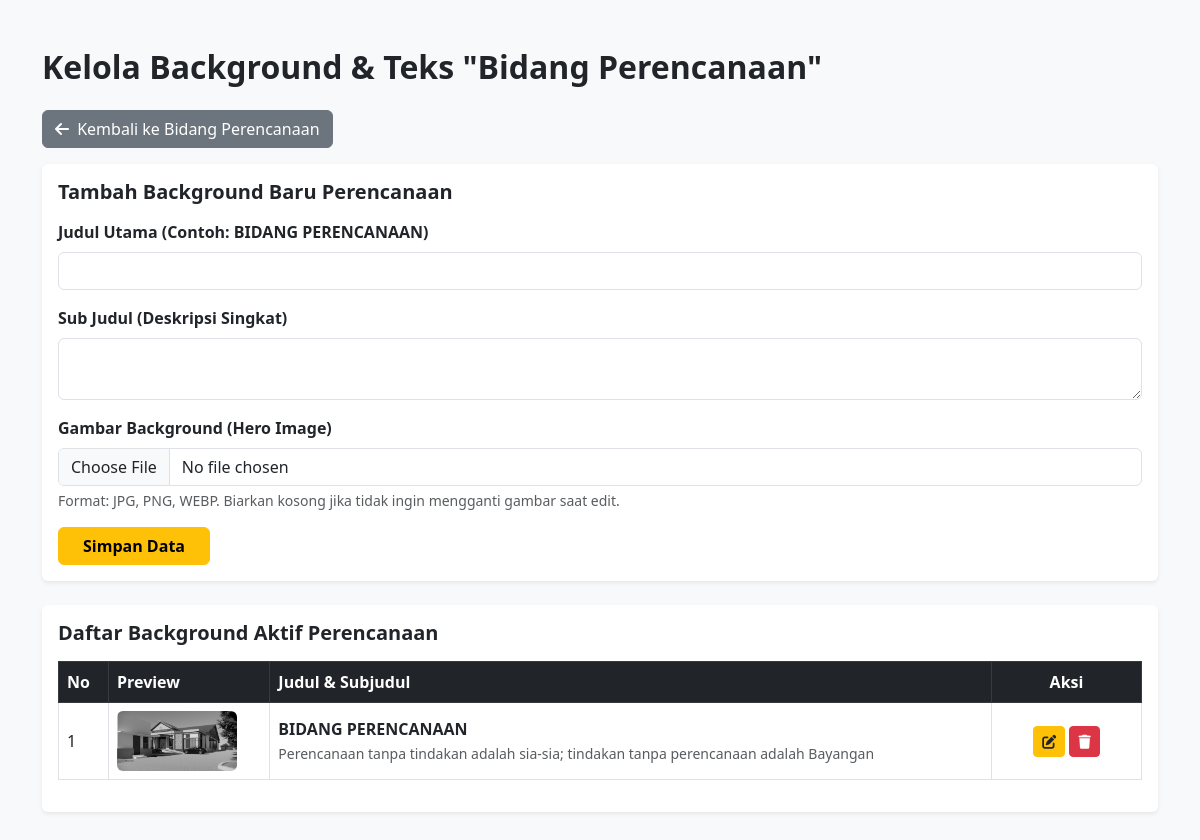
/admin/admin_banner_perencanaan.php (signed in), run on the app's committed database.
### tables this page shows
CREATE TABLE `page_banner_perencanaan` (
  `id` int(11) NOT NULL,
  `title` varchar(255) NOT NULL,
  `subtitle` text NOT NULL,
  `background_image` varchar(255) NOT NULL
);

### admin/admin_banner_perencanaan.php (the view, shortened to what this page needs)
<?php
include '../koneksi/koneksi.php';
$edit_data = null;
?>
<!DOCTYPE html>
<html lang="id">
<head>
    <link href="https://cdn.jsdelivr.net/npm/bootstrap@5.3.0/dist/css/bootstrap.min.css" rel="stylesheet">
    <link rel="stylesheet" href="https://cdnjs.cloudflare.com/ajax/libs/font-awesome/6.4.0/css/all.min.css">
</head>
<body class="bg-light">
<div class="container py-5">
    <h2 class="fw-bold mb-4">Kelola Background & Teks "Bidang Perencanaan"</h2>
    <a href="../portofolio/bidang_perencanaan.php" class="btn btn-secondary mb-3"><i class="fas fa-arrow-left me-1"></i> Kembali ke Bidang Perencanaan</a>
    <div class="card shadow-sm border-0 mb-4">
        <div class="card-body">
            <h5 class="fw-bold mb-3"><?= $edit_data ? 'Edit Background Perencanaan' : 'Tambah Background Baru Perencanaan'; ?></h5>
            <form action="" method="POST" enctype="multipart/form-data">
                <div class="mb-3">
                    <label class="form-label fw-semibold">Judul Utama (Contoh: BIDANG PERENCANAAN)</label>
                    <input type="text" class="form-control" name="title" value="<?= $edit_data['title'] ?? ''; ?>" required>
                </div>
                <div class="mb-3">
                    <label class="form-label fw-semibold">Sub Judul (Deskripsi Singkat)</label>
                    <textarea class="form-control" name="subtitle" rows="2" required><?= $edit_data['subtitle'] ?? ''; ?></textarea>
                </div>
                <div class="mb-3">
                    <label class="form-label fw-semibold">Gambar Background (Hero Image)</label>
                    <input type="file" class="form-control" name="background_image" <?= $edit_data ? '' : 'required'; ?>>
                    <div class="form-text">Format: JPG, PNG, WEBP. Biarkan kosong jika tidak ingin mengganti gambar saat edit.</div>
                </div>
                <button type="submit" name="simpan" class="btn btn-warning fw-bold px-4">Simpan Data</button>
            </form>
        </div>
    </div>
    <div class="card shadow-sm border-0">
        <div class="card-body">
            <h5 class="fw-bold mb-3">Daftar Background Aktif Perencanaan</h5>
            <div class="table-responsive">
                <table class="table table-bordered align-middle">
                    <thead class="table-dark">
                        <tr>
                            <th width="50">No</th>
                            <th>Preview</th>
                            <th>Judul & Subjudul</th>
                            <th width="150" class="text-center">Aksi</th>
                        </tr>
                    </thead>
                    <tbody>
                        <?php
                        $no = 1;
                        $sql = mysqli_query($conn, "SELECT * FROM page_banner_perencanaan ORDER BY id DESC");
                        if (mysqli_num_rows($sql) > 0) {
                            while ($row = mysqli_fetch_assoc($sql)) {
                        ?>
                        <tr>
                            <td><?= $no++; ?></td>
                            <td><img src="../img/<?= $row['background_image']; ?>" width="120" height="60" class="object-fit-cover rounded" onerror="this.src='https://via.placeholder.com/120x60';"></td>
                            <td>
                                <strong><?= htmlspecialchars($row['title']); ?></strong><br>
                                <small class="text-muted"><?= htmlspecialchars($row['subtitle']); ?></small>
                            </td>
                            <td class="text-center">
                                <a href="admin_banner_perencanaan.php?edit=<?= $row['id']; ?>" class="btn btn-sm btn-warning text-dark fw-bold"><i class="fas fa-edit"></i></a>
                                <a href="admin_banner_perencanaan.php?hapus=<?= $row['id']; ?>" class="btn btn-sm btn-danger fw-bold" onclick="return confirm('Yakin ingin menghapus background ini?')"><i class="fas fa-trash"></i></a>
                            </td>
                        </tr>
                        <?php
                            }
                        } else {
                            echo '<tr><td colspan="4" class="text-center text-muted">Belum ada data background banner perencanaan.</td></tr>';
                        }
                        ?>
                    </tbody>
                </table>
            </div>
        </div>
    </div>
</div>
</body>
</html>

### data on the page
page_banner_perencanaan: background_image (picture), title "BIDANG PERENCANAAN", subtitle "Perencanaan tanpa tindakan adalah sia-sia; tindakan tanpa perencanaan adalah Bayangan"
